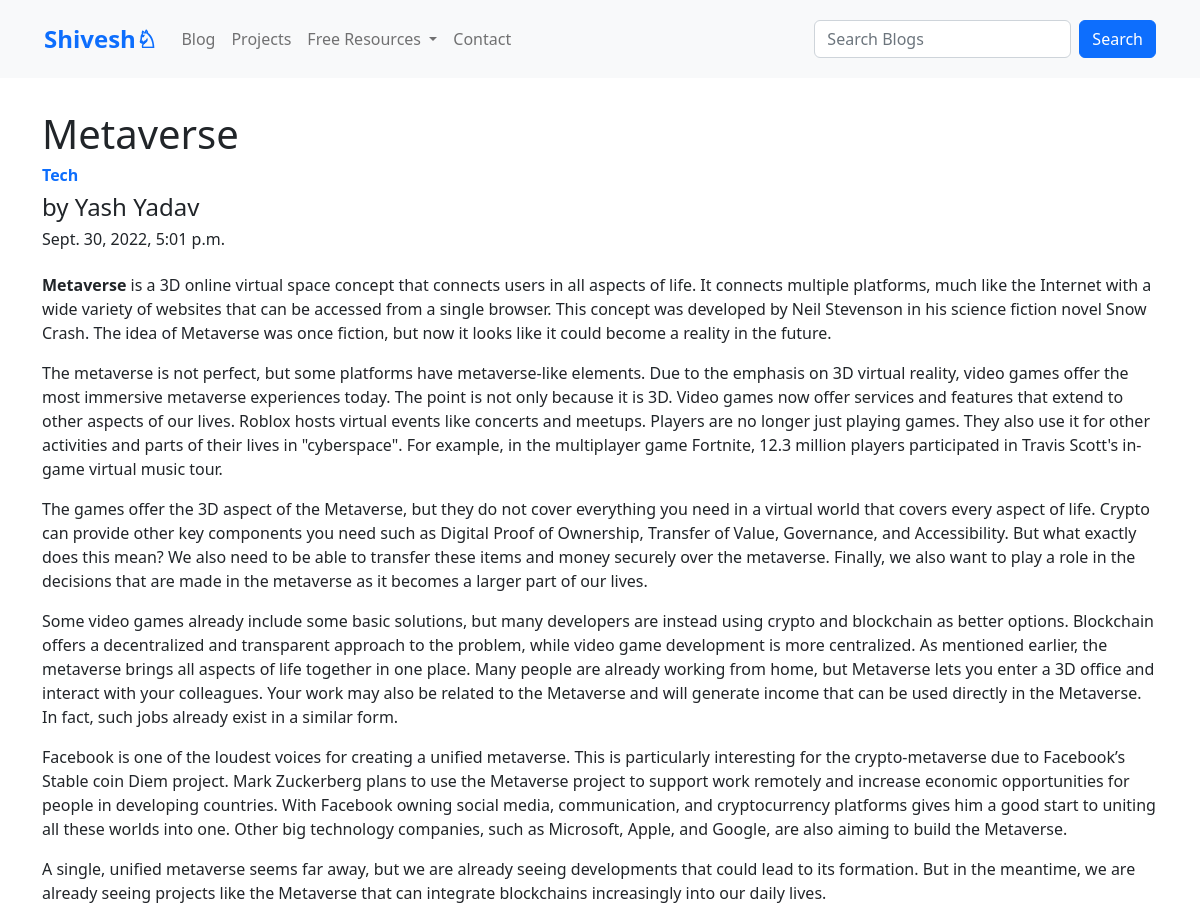
/blog/blogPost/1, run on the app's committed database.
### blog/models.py (models this page shows, shortened)
class Post(models.Model):
    Sno = models.AutoField(primary_key=True)
    Title = models.CharField(max_length=255)
    Author = models.CharField(max_length=50)
    Body = RichTextField()
    TimeStamp = models.DateTimeField(blank=True)
    Category = models.CharField(max_length=20)
    Slug = models.CharField(max_length=130)

### blog/views.py (the view)
# urls.py: path('blogPost/<str:slug>', views.blogPost, name="blogPost"),
def blogPost(request, slug):
    post = Post.objects.filter(Slug=slug).first()#or in place of .first() [0]
    context = {"post": post}
    return render(request, 'blog/blogPost.html', context)

### blog/templates/blog/blogPost.html (shortened to what this page needs)
{% extends 'blog/layout.html' %}
{% block body %}
<div class="container">
    <h1 style="padding-top: 2rem">{{post.Title}}</h1>
    <h6 class="text-primary"><b>{{post.Category}}</b></h6>
    <h4>by {{post.Author}}</h4>
    <h6 style="padding-bottom: 1rem">{{post.TimeStamp}}</h6>
    {{post.Body|safe}}
</div>
{% endblock body %}

### data on the page
Post: Title "Metaverse", Category "Tech", Author "Yash Yadav", TimeStamp "Sept. 30, 2022, 5:01 p.m.", Body "Metaverse is a 3D online virtual space concept that connects users in all aspects of life. It connects multiple platforms, much like the Internet with a wide variety of websites that can be accessed from a single browser. This concept was developed by Neil Stevenson in his science fiction novel Snow Crash. The idea of Metaverse was once fiction, but now it looks like it could become a reality in the future. The metaverse is not perfect, but some platforms have metaverse-like elements. Due to the emphasis on 3D virtual reality, video games offer the most immersive metaverse experiences today. The point is not only because it is 3D. Video games now offer services and features that extend to…"
